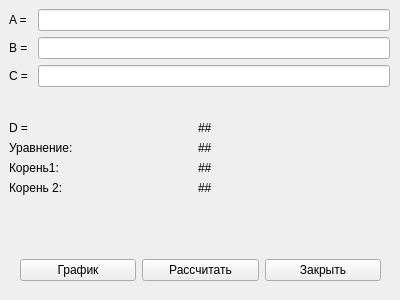
<?xml version="1.0" encoding="UTF-8"?>
<ui version="4.0">
 <class>Form</class>
 <widget class="QWidget" name="Form">
  <property name="geometry">
   <rect>
    <x>0</x>
    <y>0</y>
    <width>400</width>
    <height>300</height>
   </rect>
  </property>
  <property name="windowTitle">
   <string>Form</string>
  </property>
  <widget class="QLabel" name="label_6">
   <property name="geometry">
    <rect>
     <x>20</x>
     <y>210</y>
     <width>58</width>
     <height>16</height>
    </rect>
   </property>
   <property name="text">
    <string/>
   </property>
  </widget>
  <widget class="QWidget" name="formLayoutWidget">
   <property name="geometry">
    <rect>
     <x>9</x>
     <y>9</y>
     <width>381</width>
     <height>101</height>
    </rect>
   </property>
   <layout class="QFormLayout" name="formLayout">
    <item row="0" column="0">
     <widget class="QLabel" name="labelA">
      <property name="sizePolicy">
       <sizepolicy hsizetype="Expanding" vsizetype="Preferred">
        <horstretch>0</horstretch>
        <verstretch>0</verstretch>
       </sizepolicy>
      </property>
      <property name="text">
       <string>A = </string>
      </property>
     </widget>
    </item>
    <item row="0" column="1">
     <widget class="QLineEdit" name="lineEditA">
      <property name="sizePolicy">
       <sizepolicy hsizetype="Expanding" vsizetype="Fixed">
        <horstretch>0</horstretch>
        <verstretch>0</verstretch>
       </sizepolicy>
      </property>
     </widget>
    </item>
    <item row="1" column="0">
     <widget class="QLabel" name="labelB">
      <property name="text">
       <string>B = </string>
      </property>
     </widget>
    </item>
    <item row="2" column="0">
     <widget class="QLabel" name="labelC">
      <property name="text">
       <string>C = </string>
      </property>
     </widget>
    </item>
    <item row="2" column="1">
     <widget class="QLineEdit" name="lineEditC"/>
    </item>
    <item row="1" column="1">
     <widget class="QLineEdit" name="lineEditB">
      <property name="enabled">
       <bool>true</bool>
      </property>
      <property name="sizePolicy">
       <sizepolicy hsizetype="Expanding" vsizetype="Fixed">
        <horstretch>0</horstretch>
        <verstretch>0</verstretch>
       </sizepolicy>
      </property>
      <property name="maximumSize">
       <size>
        <width>16777215</width>
        <height>16777215</height>
       </size>
      </property>
     </widget>
    </item>
   </layout>
  </widget>
  <widget class="QLabel" name="labelGreeting">
   <property name="geometry">
    <rect>
     <x>20</x>
     <y>110</y>
     <width>360</width>
     <height>20</height>
    </rect>
   </property>
   <property name="text">
    <string/>
   </property>
  </widget>
  <widget class="QWidget" name="horizontalLayoutWidget">
   <property name="geometry">
    <rect>
     <x>20</x>
     <y>250</y>
     <width>361</width>
     <height>41</height>
    </rect>
   </property>
   <layout class="QHBoxLayout" name="horizontalLayout">
    <item>
     <widget class="QPushButton" name="pushButtonPlot">
      <property name="text">
       <string>График</string>
      </property>
     </widget>
    </item>
    <item>
     <widget class="QPushButton" name="pushButtonCount">
      <property name="text">
       <string>Рассчитать</string>
      </property>
     </widget>
    </item>
    <item>
     <widget class="QPushButton" name="pushButtonExit">
      <property name="text">
       <string>Закрыть</string>
      </property>
     </widget>
    </item>
   </layout>
  </widget>
  <widget class="QWidget" name="formLayoutWidget_2">
   <property name="geometry">
    <rect>
     <x>9</x>
     <y>120</y>
     <width>381</width>
     <height>121</height>
    </rect>
   </property>
   <layout class="QFormLayout" name="formLayout_2">
    <property name="horizontalSpacing">
     <number>125</number>
    </property>
    <property name="topMargin">
     <number>1</number>
    </property>
    <item row="0" column="0">
     <widget class="QLabel" name="labelD">
      <property name="text">
       <string>D = </string>
      </property>
     </widget>
    </item>
    <item row="0" column="1">
     <widget class="QLabel" name="label_2">
      <property name="text">
       <string>##</string>
      </property>
     </widget>
    </item>
    <item row="1" column="1">
     <widget class="QLabel" name="label_4">
      <property name="text">
       <string>##</string>
      </property>
     </widget>
    </item>
    <item row="1" column="0">
     <widget class="QLabel" name="labelEq">
      <property name="text">
       <string>Уравнение:</string>
      </property>
     </widget>
    </item>
    <item row="2" column="0">
     <widget class="QLabel" name="labelRoot1">
      <property name="text">
       <string>Корень1:</string>
      </property>
     </widget>
    </item>
    <item row="2" column="1">
     <widget class="QLabel" name="label_7">
      <property name="text">
       <string>##</string>
      </property>
     </widget>
    </item>
    <item row="3" column="0">
     <widget class="QLabel" name="labelRoot2">
      <property name="text">
       <string>Корень 2:</string>
      </property>
     </widget>
    </item>
    <item row="3" column="1">
     <widget class="QLabel" name="label_9">
      <property name="text">
       <string>##</string>
      </property>
     </widget>
    </item>
   </layout>
  </widget>
 </widget>
 <resources/>
 <connections/>
</ui>
